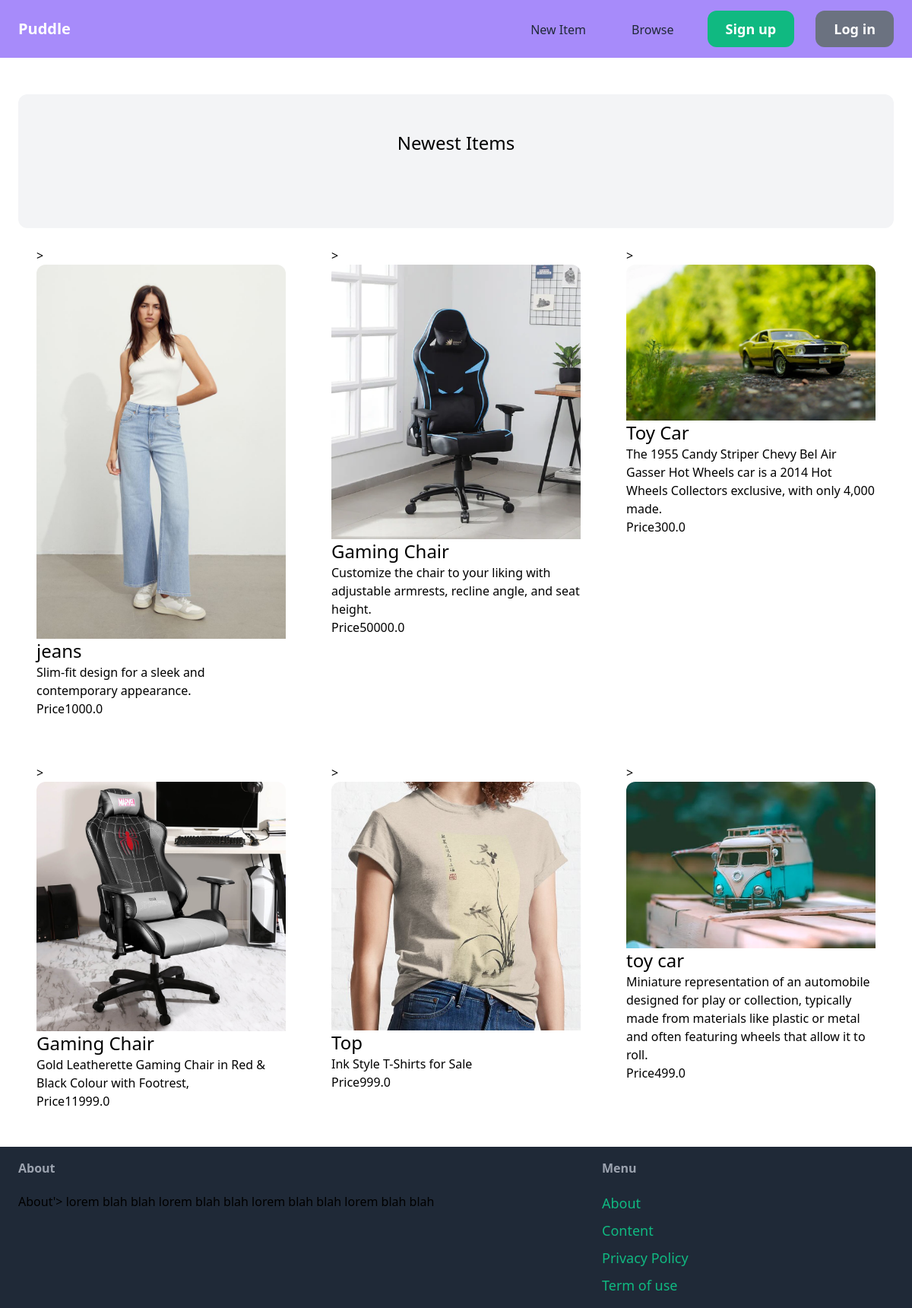
The page / on the database its author committed.
### item/models.py (models this page shows, shortened)
class Item(models.Model):
    Category = models.ForeignKey(Category, related_name='items',  on_delete=models.CASCADE)
    name = models.CharField(max_length=100)
    description = models.TextField()
    price = models.FloatField()
    image = models.ImageField( upload_to='item_images', blank = True , null=True)
    created_by = models.ForeignKey(User, related_name='items',  on_delete=models.CASCADE)
    created_at = models.DateTimeField(auto_now_add=True)
    is_sold = models.BooleanField(default=False)

### core/views.py (the view)
# urls.py: path("", views.index, name="index"),
def index(request):
    items = Item.objects.filter(is_sold =False)[0:6]
    categories = Category.objects.all()
    return render(request, 'core/index.html',{
        'categories':categories,
        'items':items,
    })

### core/templates/core/index.html (shortened to what this page needs)
{% extends 'core/base.html' %}
{%block content%}
    <div class = 'mt-6 px-6 py-12 bg-gray-100 rounded-xl'>
        <h2 class='mb-12 text-2xl text-center'>Newest Items</h2>
    </div>
    <div class="grid grid-cols-3 gap-3">
        {% for item in items %}
            <div class=" p-6 bg-white rounded-b-xl">>
                <a href="{% url 'item:detail' item.id %}">
                    <img src="{{ item.image.url}}" alt="{{ item.name }}" class="rounded-t-xl ">
                </a>
                <h3 class="text-2xl">{{ item.name }}</h3>
                <p class="bg-white rounded-b-xl ">{{ item.description }} </p>
                <p class="text-teal-500 ">Price{{ item.price }}  </p>
            </div>
        {% endfor %}
    </div>
{% endblock %}

### rows shown on the page
Item: image (picture), name "jeans", description "Slim-fit design for a sleek and contemporary appearance.", price "1000.0"
Item: image (picture), name "Gaming Chair", description "Customize the chair to your liking with adjustable armrests, recline angle, and seat height.", price "50000.0"
Item: image (picture), name "Toy Car", description "The 1955 Candy Striper Chevy Bel Air Gasser Hot Wheels car is a 2014 Hot Wheels Collectors exclusive, with only 4,000 made.", price "300.0"
Item: image (picture), name "Gaming Chair", description "Gold Leatherette Gaming Chair in Red & Black Colour with Footrest,", price "11999.0"
Item: image (picture), name "Top", description "Ink Style T-Shirts for Sale", price "999.0"
Item: image (picture), name "toy car", description "Miniature representation of an automobile designed for play or collection, typically made from materials like plastic or metal and often featuring wheels that allow it to roll.", price "499.0"
